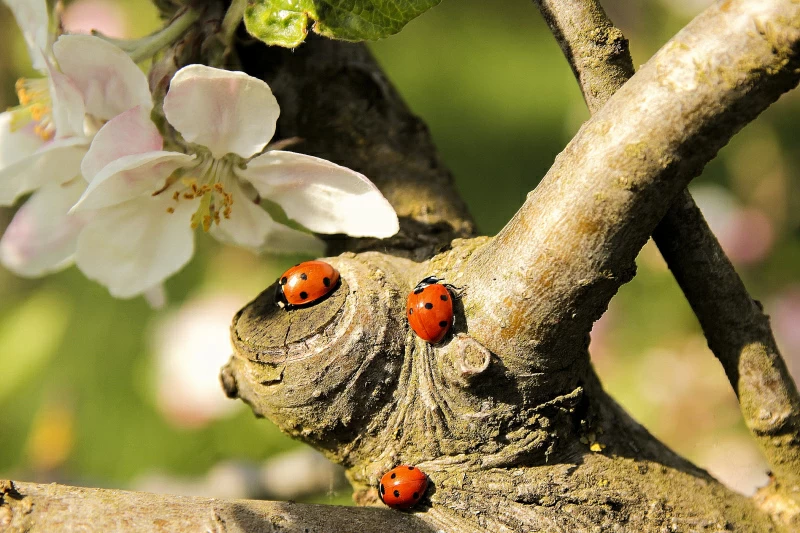
#> input picture 6.webp, 800 x 533 px
$ python LAB_2_Korelacja_SVD.py
#> lines starting #> are read from the running program, lines starting #| are printed output that depends on the picture
import numpy as np
import matplotlib.pyplot as plt
from matplotlib.image import imread
from numpy.linalg import svd

img = imread('6.webp')
#> img is the input picture: shape (533, 800, 3); mean R, G, B 144.4, 130.7, 81.6
if img.ndim == 3:
    img = np.mean(img, axis=2)
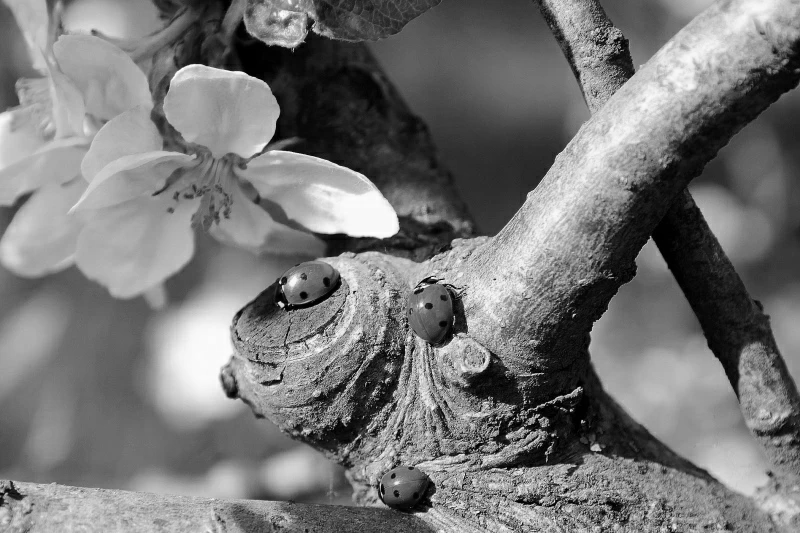
#> img: shape (533, 800) float64; min 0, max 254.7, mean 118.9

img_normalized_rows = (img - np.mean(img, axis=1, keepdims=True)) / np.std(img, axis=1, keepdims=True)
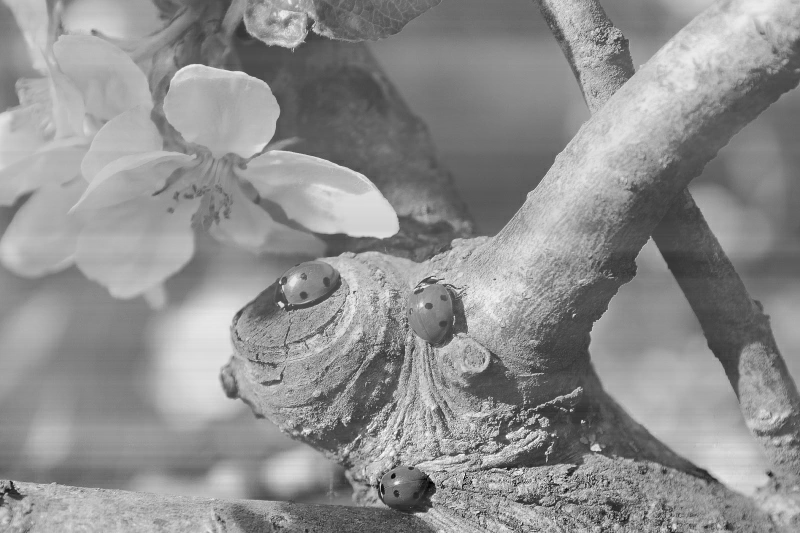
#> img_normalized_rows: shape (533, 800) float64; min -3.5, max 2.72, mean -1.51e-17; drawn with min black and max white
img_normalized_columns = (img - np.mean(img, axis=0, keepdims=True)) / np.std(img, axis=0, keepdims=True)
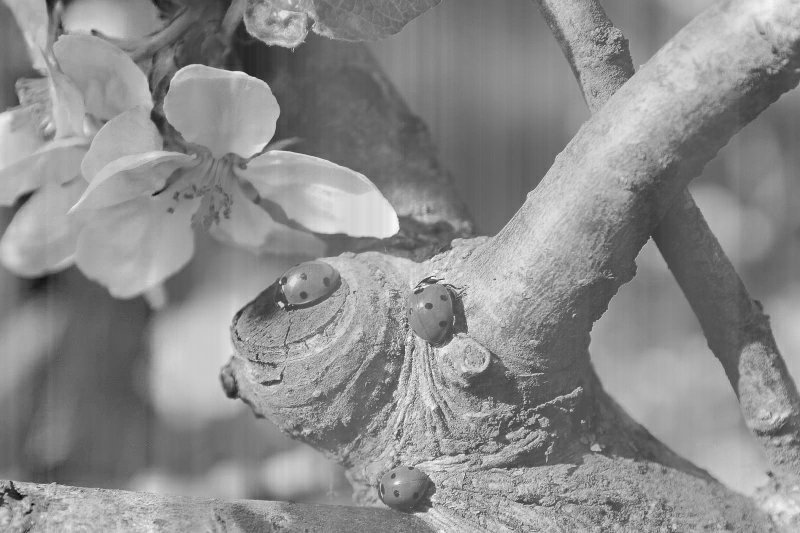
#> img_normalized_columns: shape (533, 800) float64; min -3.6, max 2.95, mean 3.58e-17; drawn with min black and max white

U_rows, _, _ = svd(img_normalized_rows, full_matrices=False)
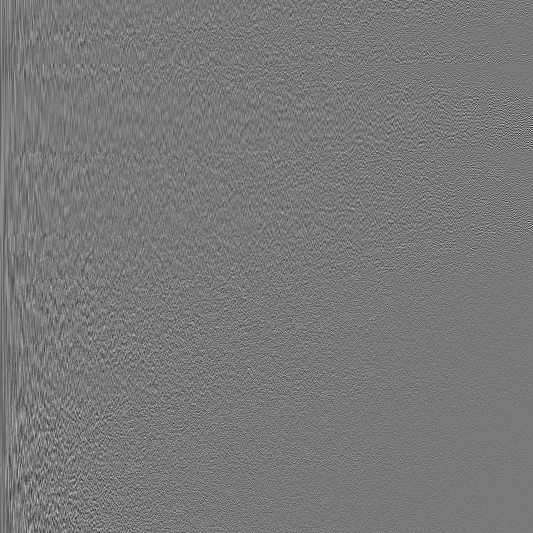
#> U_rows: shape (533, 533) float64; min -0.318, max 0.349, mean -9.62e-05; drawn with min black and max white
U_columns, _, _ = svd(img_normalized_columns, full_matrices=False)
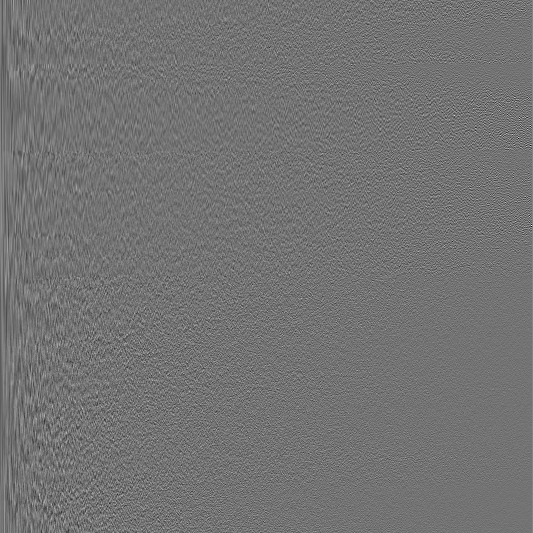
#> U_columns: shape (533, 533) float64; min -0.345, max 0.417, mean 8.13e-05; drawn with min black and max white

corr_matrix_rows = np.corrcoef(U_rows)
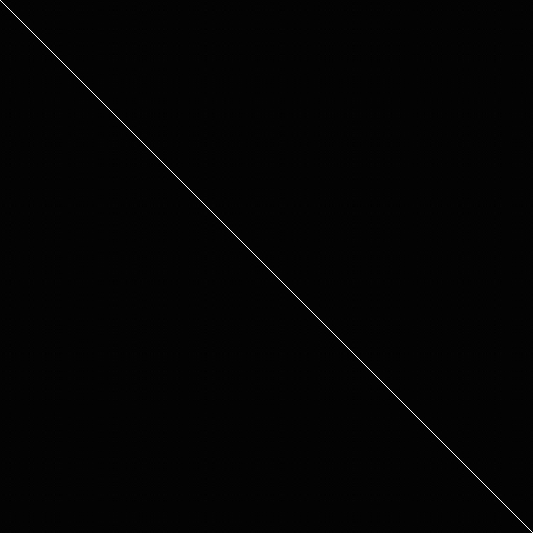
#> corr_matrix_rows: shape (533, 533) float64; min -0.0139, max 1, mean 0.00187; drawn with min black and max white
corr_matrix_columns = np.corrcoef(U_columns)

plt.figure(figsize=(12, 6))
plt.subplot(1, 2, 1)
plt.title('Korelacja między wierszami')
plt.imshow(corr_matrix_rows, cmap='coolwarm', vmin=-1, vmax=1)
plt.colorbar()

plt.subplot(1, 2, 2)
plt.title('Korelacja między kolumnami')
plt.imshow(corr_matrix_columns, cmap='coolwarm', vmin=-1, vmax=1)
plt.colorbar()

plt.show()
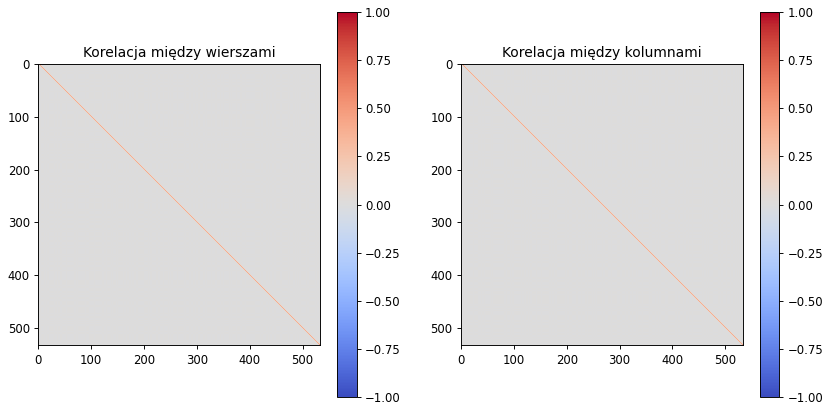
#> figure drawn by matplotlib, 4 panels
